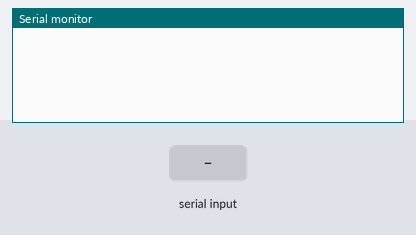
Recording of a sketch running on a simulated Arduino Uno, built with avr-gcc and run on an emulated ATmega328P. On the bench: the last lines printed to the serial monitor. Inputs (shaded band) come from the test bench.

Above: at 1.2 s.
1.3 s: "1" received over the second serial link
At 2.5 s:
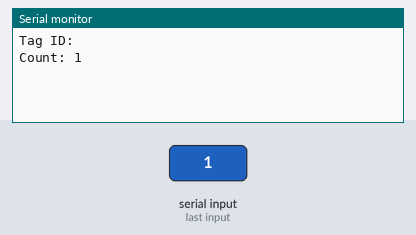
2.8 s: "0" received over the second serial link
At 3.9 s:
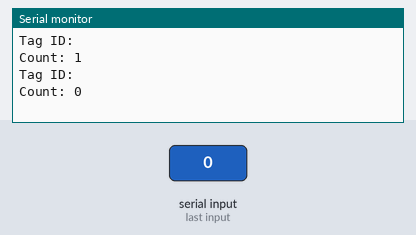

Measured:
- after the input at 1.3 s, the serial monitor: prints a new line after 0.05 s (image 1)
- after the input at 2.8 s, the serial monitor: prints a new line after 0.06 s (image 2)

The sketch:

rfidULuntouched_copy_.ino
```cpp
#include <SoftwareSerial.h>

#define RFID_RX 2
#define RFID_TX 3

SoftwareSerial RFID(RFID_RX, RFID_TX);

int count = 0;
int x =0;
String prevTagID = "000000000000";

void setup() {
  Serial.begin(9600);
  RFID.begin(9600);
}

void loop() {

  if (RFID.available()) {
    String tagID = "";
    while (RFID.available())
      {
    String tagID = "";
    while (RFID.available()) {
      tagID += (char)RFID.read();
    }
    delay(50);
    }

    Serial.println("Tag ID: " + tagID);
    if (tagID != prevTagID) { // Check for duplicate tag readings
      count++;
      Serial.print("Count: ");
      Serial.println(count);
      prevTagID = tagID;
    }
    else if(tagID == prevTagID)
    {
      count--;
      Serial.print("Count: ");
      Serial.println(count);
      prevTagID = "0000000000000";
    }
    //Serial.println(count);
  }
}
```
